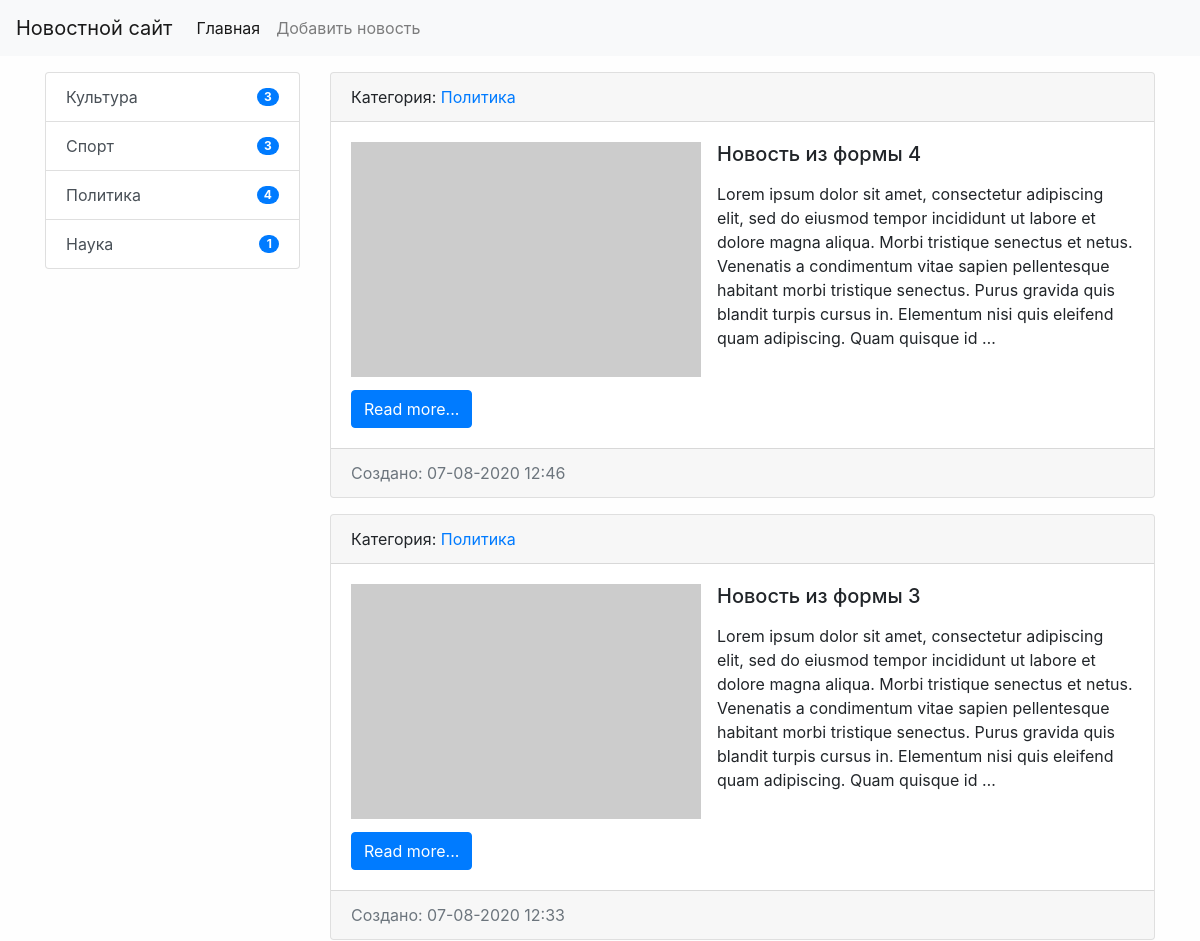
/ (upper part), run on an earlier commit of the app's database.
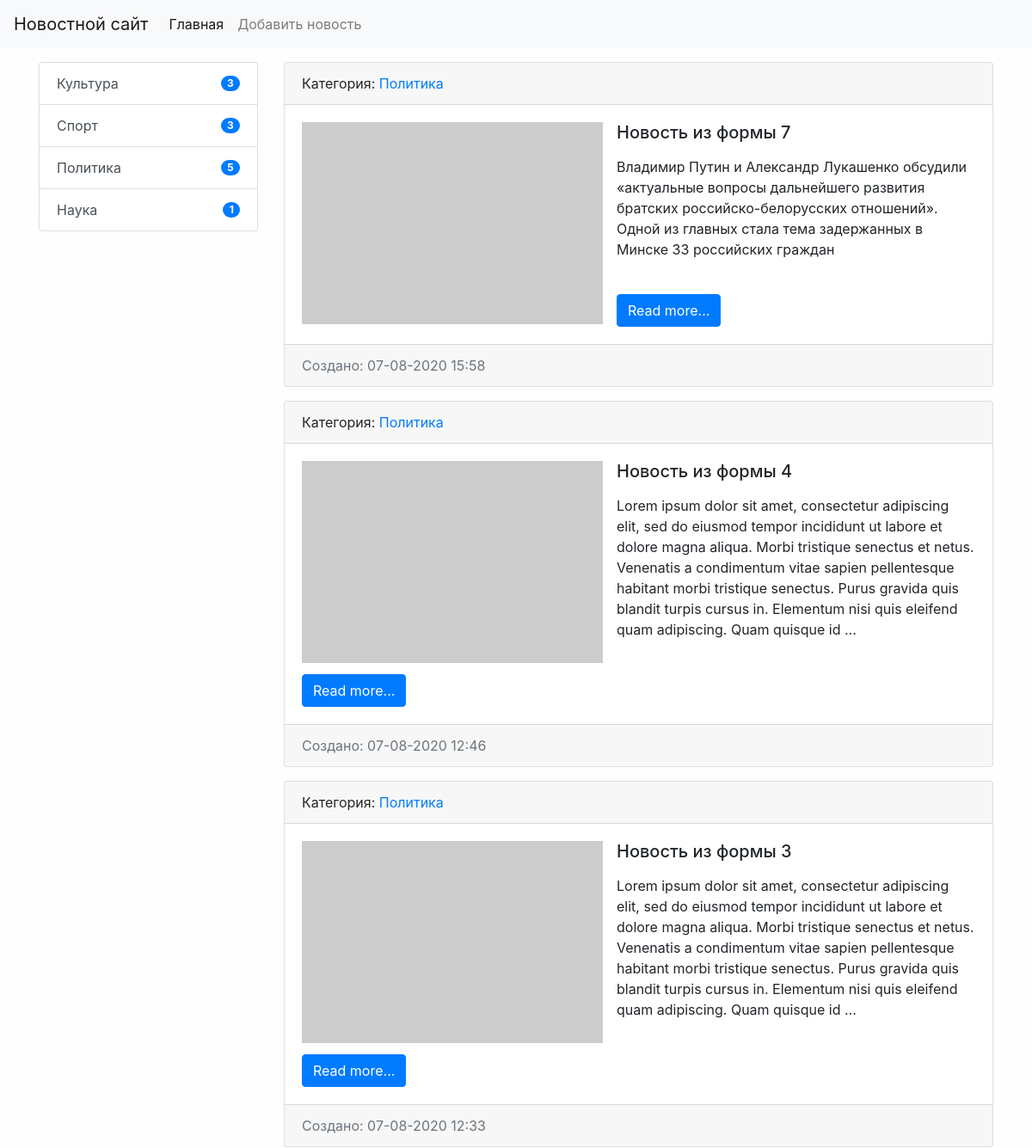
And on a later commit of the database.
### news/models.py (models this page shows, shortened)
class Categories(models.Model):
    title = models.CharField(max_length=255, verbose_name='Наименование', db_index=True)
    def get_absolute_url(self):
        return reverse('category', kwargs={"category_id": self.pk})
    def __str__(self):
        return self.title
    class Meta:
        verbose_name = 'Категория'
        verbose_name_plural = 'Категории'
        ordering = ['title']

class News(models.Model):
    objects = None
    title = models.CharField(max_length=255, verbose_name='Наименование')
    content = models.TextField(blank=True, verbose_name='Контент')
    created_at = models.DateTimeField(auto_now_add=True, verbose_name='Дата публикации')
    update_at = models.DateTimeField(auto_now=True, verbose_name='Дата обновления')
    photo = models.ImageField(upload_to='photos/%Y/%m/%d/', verbose_name='Фото', blank=True)
    is_published = models.BooleanField(default=True, verbose_name='Опубликовано')
    category = models.ForeignKey('Categories', on_delete=models.PROTECT, verbose_name='Категория')
    views = models.IntegerField(default=0)
    def get_absolute_url(self):
        return reverse('view_news', kwargs={"pk": self.pk})
    class Meta:
        verbose_name = 'Новость'
        verbose_name_plural = 'Новости'
        ordering = ['-created_at']

### news/views.py (the view)
# urls.py: path('', HomeNews.as_view(), name='home'),
class HomeNews(ListView):
    model = News
    template_name = 'news/home_news_list.html'
    context_object_name = 'news'
    def get_context_data(self, *, object_list=None, **kwargs):
        context = super(HomeNews, self).get_context_data(**kwargs)
        context['title'] = 'Главная страница'
        return context
    def get_queryset(self):
        return News.objects.filter(is_published=True).select_related('category')

### news/templatetags/news_tags.py (called while the page is built)
@register.inclusion_tag('news/list_categories.html')
def show_categories():
    categories = Categories.objects.annotate(cnt=Count('news')).filter(cnt__gt=0)
    return {"categories": categories, }

### news/templates/news/home_news_list.html (shortened to what this page needs)
{% extends 'base.html' %}
{% block sidebar %}
    {% include 'inc/_sidebar.html' %}
{% endblock %}
{% block content %}
    {% for item in news %}
        <div class="card mb-3">
            <div class="card-header">
                Категория: <a href="{{ item.category.get_absolute_url }}">{{ item.category }}</a>
            </div>
            <div class="card-body">
                {% if item.photo %}
                    <img src="{{ item.photo.url }}" alt="" width="350" class="mr-3 float-left">
                {% else %}
                    <img src="https://picsum.photos/seed/picsum/350/235" alt="" class="mr-3 float-left">
                {% endif %}
                <h5 class="card-title">{{ item.title }}</h5>
                <p class="card-text">{{ item.content|safe|linebreaks|truncatewords:50 }}</p>
                <br>
                <a href="{{ item.get_absolute_url }}" class="btn btn-primary">Read more...</a>
            </div>
            <div class="card-footer text-muted">
                Создано: {{ item.created_at|date:'d-m-Y H:i' }}
            </div>
        </div>
    {% endfor %}
{% endblock %}

### templates/base.html (shortened to what this page needs)
{% load static %}
<!doctype html>
<html lang="en">
<head>
    <link rel="stylesheet" href="{% static 'bootstrap/css/bootstrap.min.css' %}">
    <link rel="stylesheet" href="{% static 'css/style.css' %}">
</head>
<body>
{% include 'inc/_nav.html' %}
<div class="container mt-3">
    <div class="row">
        <div class="col-md-3">
            {% block sidebar %}SIDEBAR{% endblock %}
        </div>
        <div class="col-md-9">
            {% block content %}CONTENT{% endblock %}
        </div>
    </div>
</div>
</body>
</html>

### templates/inc/_nav.html (shortened to what this page needs)
<nav class="navbar navbar-expand-lg navbar-light bg-light">
    <a class="navbar-brand" href="{% url 'home' %}">Новостной сайт</a>
    <div class="collapse navbar-collapse" id="navbarSupportedContent">
        <ul class="navbar-nav mr-auto">
            <li class="nav-item active"><a class="nav-link" href="{% url 'home' %}">Главная</a></li>
            <li class="nav-item"><a class="nav-link" href="{% url 'add_news' %}">Добавить новость</a></li>
        </ul>
    </div>
</nav>

### templates/inc/_sidebar.html (shortened to what this page needs)
{% load news_tags %}
{% show_categories %}

### news/templates/news/list_categories.html
<ul class="list-group">
    {% for item in categories %}
        <li class="list-group-item d-flex justify-content-between align-items-center">
            <a href="{{ item.get_absolute_url }}" class="list-group-item-action">
                {{ item.title }}
            </a>
            <span class="badge badge-primary badge-pill">  {{ item.cnt }}</span>
        </li>
    {% endfor %}
</ul>

### mysite/static/css/style.css (style rules this page uses)
body { background-color: #fefefe; }

What changed in the data, as far as the page shows it:
computed for Categories "Политика": cnt "4" → "5"
added News: category "Политика", title "Новость из формы 7", content "Владимир Путин и Александр Лукашенко обсудили «актуальные вопросы дальнейшего развития братских российско-белорусских отношений». Одной из главных стала тема задержанных в Минске 33 российских граждан", created_at "07-08-2020 15:58"
